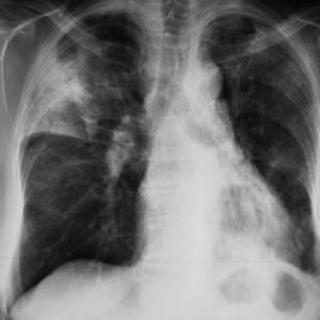
#> input picture datasets/covid/recortes_cnn/train/000002-6.jpg, 320 x 320 px, found by its file name; its folder holds only this picture in this run
$ jupyter execute --allow-errors main.ipynb
#> lines starting #> are read from the running program, lines starting #| are printed output that depends on the picture
[cell 1]
import os
import numpy as np
import pandas as pd
from PIL import Image
from sklearn.decomposition import PCA
from sklearn.metrics import accuracy_score
from sklearn.preprocessing import StandardScaler
from sklearn.cluster import KMeans
from sklearn.model_selection import train_test_split

# Ruta de los datos y archivo
data_dir = '/Users/alanmagno/Documents/datascience_paradigmas/datasets/covid/train_2'
data_file = '/Users/alanmagno/Documents/datascience_paradigmas/datasets/covid/datos_redimensionados_entrenamiento.txt'

# 1. Cargar las etiquetas desde el archivo de texto
def cargar_etiquetas(data_file):
    data = pd.read_csv(data_file, sep=' ', header=None, names=['path', 'label', 'patient_id'])
    data['path'] = data['path'].apply(lambda x: os.path.join(data_dir, x.split('/')[-1]))  # Combina con el nombre de archivo
    data['label'] = data['label'].map({'positive': 1, 'negative': 0})  # Codificar etiquetas
    return data

# 2. Preprocesar imágenes
def cargar_imagenes(data, image_size=(50, 50)):
    imagenes = []
    etiquetas = []
    for _, row in data.iterrows():
        img_path, label = row['path'], row['label']
        if os.path.exists(img_path):  # Verifica que la ruta de la imagen existe
            img = Image.open(img_path).convert('L').resize(image_size)  # Escala a escala de grises y cambia de tamaño
            imagenes.append(np.array(img).flatten())  # Aplanar la imagen
            etiquetas.append(label)
        else:
            print(f"Advertencia: la imagen no se encontró en {img_path}")
    return np.array(imagenes), np.array(etiquetas)

# Cargar datos y preprocesar
#> (the rest of this cell did not finish here and is left out)

[cell 2]
import matplotlib.pyplot as plt
from sklearn.decomposition import PCA

# Reducir a 2 componentes para visualización
pca_viz = PCA(n_components=100)
#> (the rest of this cell did not finish here and is left out)

[cell 3]
# Función para cargar etiquetas con dos parámetros: archivo de datos y directorio de imágenes
def cargar_etiquetas(data_file, data_dir):
    data = pd.read_csv(data_file, sep=' ', header=None, names=['path', 'label', 'patient_id'])
    data['path'] = data['path'].apply(lambda x: os.path.join(data_dir, x.split('/')[-1]))  # Combina con el nombre de archivo
    data['label'] = data['label'].map({'positive': 1, 'negative': 0})  # Codificar etiquetas
    return data

[cell 4]
# Ruta del conjunto de prueba
test_dir = '/Users/alanmagno/Documents/datascience_paradigmas/datasets/covid/test_2'
test_file = '/Users/alanmagno/Documents/datascience_paradigmas/datasets/covid/datos_redimensionados_prueba.txt'

# Cargar datos de prueba
#> (the rest of this cell did not finish here and is left out)

[cell 5]
import os
import numpy as np
import pandas as pd
from PIL import Image
from sklearn.decomposition import PCA
from sklearn.metrics import accuracy_score
from sklearn.preprocessing import StandardScaler
from sklearn.cluster import MiniBatchKMeans
import matplotlib.pyplot as plt
from scipy.stats import mode

# Definir las rutas de los conjuntos de datos
train_dir = '/Users/alanmagno/Documents/datascience_paradigmas/datasets/covid/train_2'
test_dir = '/Users/alanmagno/Documents/datascience_paradigmas/datasets/covid/test_2'
train_file = '/Users/alanmagno/Documents/datascience_paradigmas/datasets/covid/datos_redimensionados_entrenamiento.txt'
test_file = '/Users/alanmagno/Documents/datascience_paradigmas/datasets/covid/datos_redimensionados_prueba.txt'

# Función para cargar etiquetas y rutas
def cargar_etiquetas(data_file, data_dir):
    data = pd.read_csv(data_file, sep=' ', header=None, names=['path', 'label', 'patient_id'])
    data['path'] = data['path'].apply(lambda x: os.path.join(data_dir, x.split('/')[-1]))  # Combina con el nombre de archivo
    data['label'] = data['label'].map({'positive': 1, 'negative': 0})  # Codificar etiquetas
    return data

# Función para cargar y procesar imágenes
def cargar_imagenes(data, image_size=(64, 64)):
    imagenes = []
    etiquetas = []
    for _, row in data.iterrows():
        img_path, label = row['path'], row['label']
        if os.path.exists(img_path):  # Verifica que la ruta de la imagen existe
            img = Image.open(img_path).convert('L').resize(image_size)  # Escala a escala de grises y cambia de tamaño
            imagenes.append(np.array(img).flatten())  # Aplanar la imagen
            etiquetas.append(label)
        else:
            print(f"Advertencia: la imagen no se encontró en {img_path}")
    return np.array(imagenes), np.array(etiquetas)

# Cargar y procesar imágenes de entrenamiento y prueba
#> (the rest of this cell did not finish here and is left out)

[cell 6]
import os
from PIL import Image
import matplotlib.pyplot as plt
from collections import Counter

# Ruta donde están almacenadas las imágenes
image_folder = '/Users/alanmagno/Documents/datascience_paradigmas/datasets/covid/train'

# Listas para almacenar las dimensiones (ancho, alto) y el modo de color
image_sizes = []
color_modes = []

# Recorrer cada archivo en la carpeta de imágenes
for filename in os.listdir(image_folder):
    if filename.endswith(('.png', '.jpg', '.jpeg', '.bmp', '.gif')):
        # Abrir la imagen
        image_path = os.path.join(image_folder, filename)
        with Image.open(image_path) as img:
            # Obtener dimensiones y modo de color
#> img is the input picture: PIL image 320x320 L; min 4, max 219, mean 113.8
            image_sizes.append(img.size)  # (ancho, alto)
            color_modes.append(img.mode)

# Separar dimensiones en dos listas (ancho y alto)
widths, heights = zip(*image_sizes)
#> widths = (320,); heights = (320,)

# Graficar histograma de dimensiones
plt.figure(figsize=(12, 6))

# Histograma del ancho
plt.subplot(1, 2, 1)
plt.hist(widths, bins=10, color='blue', alpha=0.7)
plt.title('Distribución del ancho de las imágenes')
plt.xlabel('Ancho (píxeles)')
plt.ylabel('Frecuencia')

# Histograma del alto
plt.subplot(1, 2, 2)
plt.hist(heights, bins=10, color='green', alpha=0.7)
plt.title('Distribución del alto de las imágenes')
plt.xlabel('Alto (píxeles)')
plt.ylabel('Frecuencia')

plt.tight_layout()
plt.show()
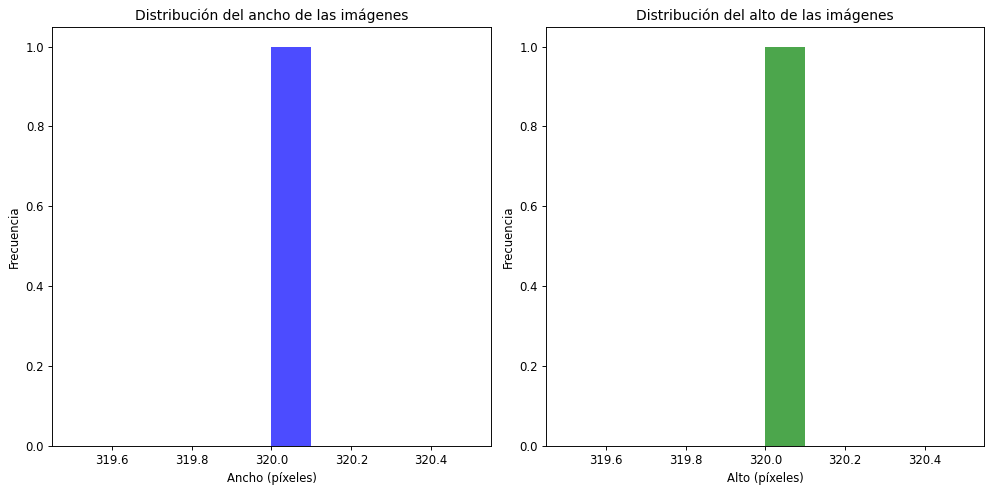
#> figure drawn by matplotlib, 2 panels; panel 1: tallest bar 1 high, from x = 320 to 320.1; panel 2: tallest bar 1 high, from x = 320 to 320.1

# Graficar histograma de modos de color
mode_counts = Counter(color_modes)
#> mode_counts = {'L': 1}
plt.figure(figsize=(6, 6))
plt.bar(mode_counts.keys(), mode_counts.values(), color='purple', alpha=0.7)
plt.title('Distribución de los modos de color de las imágenes')
plt.xlabel('Modo de color')
plt.ylabel('Frecuencia')
plt.show()
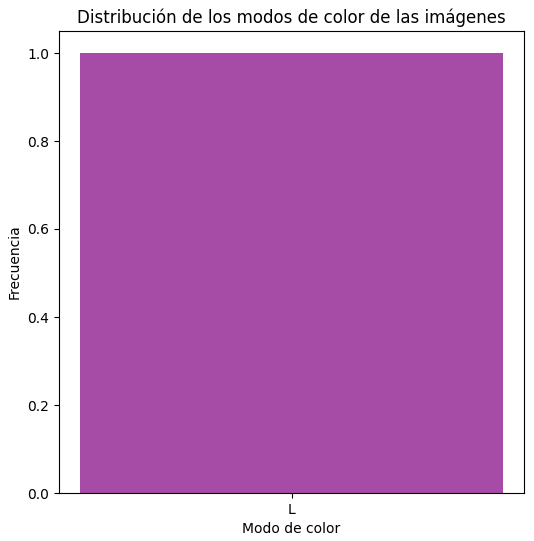
#> figure drawn by matplotlib, 1 panel

[cell 7]
mode_counts = Counter(color_modes)
mode_counts
#> Out = {'L': 1}
